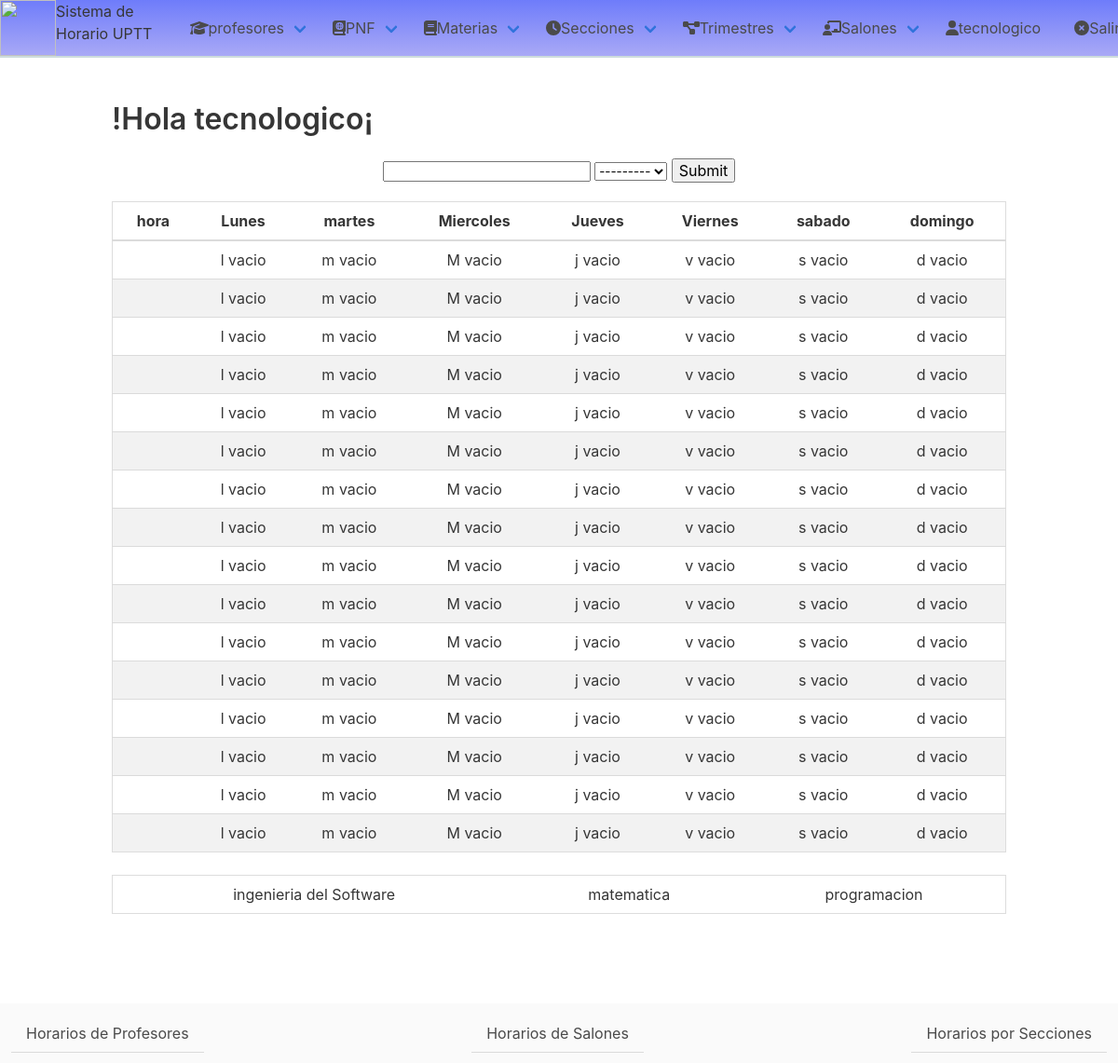
Screenshot of /horario-nuevo/2 (signed in) with the database file from the repository.
### horario/models.py (models this page shows, shortened)
class Materias(models.Model):
    nombre = models.CharField('Nombre de Materia', max_length=50)
    codigo = models.CharField('Codigo de Materia', max_length=10)
    unidadesC = models.PositiveIntegerField('Unidades Curriculares')
    class Meta:
        ordering = ["nombre"]
        verbose_name_plural = "Materias"

### horario/views.py (the view)
# urls.py: path('horario-nuevo/<int:id>', views.CrearHorario, name='horario nuevo'),
@login_required
def CrearHorario(request, id):
    trimestre = Trimestre.objects.filter(id=id)
    if request.method == "POST":
        form = HorarioForm(request.POST)
        if form.is_valid():
            form.save()
    else:
        form = HorarioForm()
    return render(request, 'horario/horarios_form.html', context={'form': form, 'trimestre': trimestre})

### horario/form.py
class HorarioForm(forms.ModelForm):
    class Meta:
        model = Horarios
        fields = ('codigo', 'seccion', 'posicion')

### horario/models.py (called while the page is built)
    def __str__(self):  # __unicode__ en Python 3
        return self.codigo

### templates/horario/horarios_form.html (shortened to what this page needs)
{% extends 'base_home.html' %}
{% block content %}
<div>
    <form class="field has-text-centered" method="post" >{% csrf_token %}
        <span>{{ form.codigo }}</span>
        <span>{{ form.seccion }}</span>
        <input class="control" type="submit">
    </form>
</div>
<table class="table">
    <thead>
    <th>
        hora
    </th>
    <th>
        Lunes
    </th>
    <th>
        martes
    </th>
    <th>
        Miercoles
    </th>
    <th>
        Jueves
    </th>
    <th>
        Viernes
    </th>
    <th>
        sabado
    </th>
    <th>
        domingo
    </th>
    </thead>
    <tbody>
    {% for i in "abcdefghijklmnop"%}
    <tr>
    <td class="hora">
    </td>
    {% for foo in "lmMjvsd" %}
    <td class="objetivo" id={{ foo }} name={{ i }}> {{ foo }} vacio </td>
    {% endfor %}
    </tr>
    {% endfor %}
    </tbody>
</table>
<div class="mt-3 mb-5">
<table class="table">
{% for T in trimestre %}
    {% for materia in T.materias.all %}
    <td class="horas" id={{ materia.codigo }}>{{ materia.nombre }}</td>
    {% endfor %}
{% endfor %}
</table>
</div>
{% endblock %}

### templates/base_home.html (shortened to what this page needs)
<!DOCTYPE html>
<html lang="es" >
<head>
    {% load static %}
    <link rel="stylesheet" href="{% static 'horario/css/styles.css' %}">
    <link rel="stylesheet" href="{% static 'horario/css/bulma.css' %}">
</head>
<body>
<header class="head">
    <div class="titulo navbar-brand">
        <a href="/" >
            <img class="upttlogo image" src="{% static 'horario/images/uptt.png' %}" width="60px" height="60px">
            <h3 class="is-4 is-vertical">Sistema de Horario UPTT</h3>
        </a>
    </div>
    <div class="navbar-menu has-text-centered ">
        <div class="navbar-item has-dropdown is-hoverable ">
            <a  href="{% url 'profesores' %}"  class="navbar-link"><i class="fas fa-graduation-cap"></i>profesores</a>
        </div>
        <div class="navbar-item has-dropdown is-hoverable">
            <a href="{% url 'pnf' %}" class="navbar-link"><i class="fa fa-atlas"></i>PNF</a>
        </div>
        <div class="navbar-item has-dropdown is-hoverable">
            <a href="{% url 'materia' %}" class="navbar-link"><i class="fa fa-book"></i>Materias </a>
        </div>
        <div class="navbar-item has-dropdown is-hoverable">
            <a href="{% url 'lista de secciones' %}" class="navbar-link"><i class="fa fa-clock"></i>Secciones</a>
        </div>
        <div class="navbar-item has-dropdown is-hoverable">
            <a href="{% url 'trimestres' %}" class="navbar-link"><i class="fa fa-project-diagram"></i>Trimestres</a>
        </div>
        <div class="navbar-item has-dropdown is-hoverable">
            <a href="{% url 'home' %}" class="navbar-link"><i class="fa fa-chalkboard-teacher"></i>Salones</a>
        </div>
        <div class="navbar-end">
            <div class="navbar-item is-hoverable is-right">
                {% if user.is_authenticated %}
                   <h4 class="mr-3"><i class="fa fa-user"></i>{{ user.username }}</h4><a href="{% url "salir" %}" class="navbar-link is-arrowless"><i class="fa fa-times-circle"></i>Salir</a>
                {% endif %}
            </div>
        </div>
    </div>
</header>
<section class="section">
    <div class="container">
        <h1 class="title">!Hola {{ user.username }}¡</h1>
        {% block content %}{% endblock %}
    </div>
</section>
<footer class="footer tabs ">
    <div class="is-tab">
        <a class="navbar-item" href="{% url 'horario de profesores' %}">Horarios de Profesores</a>
    </div>
    <div class="is-tab">
        <a class="navbar-item" href="{% url 'horario de salones' %}">Horarios de Salones</a>
    </div>
    <div class="is-tab">
        <a class="navbar-item" href="{% url 'horario de secciones' %}">Horarios por Secciones</a>
    </div>
</footer>
</body>
</html>

### static/horario/css/styles.css (style rules this page uses)
body { padding: 0; margin: 0; }
tr:nth-child(even) { background-color: #f2f2f2 }
th, td { text-align: center !important; padding: 16px; }
table { border-collapse: collapse; border-spacing: 0; width: 100%; border: 1px solid #ddd; margin-top: 20px; }
thead { background-color: dodgerblue; }
.upttlogo { width:60px; height:60px; float: left; }
.head { display: inline-flex; width: 100%; border: 0 solid #cddcdc; border-bottom-width: 2px; background: #f2f2f2 linear-gradient(to bottom, rgba(42, 63, 255, 0.66), rgba(0, 0, 255, 0.3)); top:0; }
.footer { bottom: 0; width: 100%; position: relative; padding: 1% !important; }
.mr-3 { margin-right: 1.5rem; }
.mt-3 { margin-top: 1.5rem; }
.mb-5 { margin-bottom: 3rem; }

### rows the page displays
Materias: nombre "ingenieria del Software"
Materias: nombre "matematica"
Materias: nombre "programacion"

### other values shown
{{ user.username }} "tecnologico"
{{ foo }} "l" "m" "M" "j" "v" "s" "d" "l" "m" "M" "j" "v" "s" "d" "l" "m" "M" "j" "v" "s" "d" "l" "m" "M" "j" "v" "s" "d" "l" "m" "M" "j" "v" "s" "d" "l" "m" "M" "j" "v" "s" "d" "l" "m" "M" "j" "v" "s" "d" "l" "m" "M" "j" "v" "s" "d" "l" "m" "M" "j" "v" "s" "d" "l" "m" "M" "j" "v" "s" "d" "l" "m" "M" "j" "v" "s" "d" "l" "m" "M" "j" "v" "s" "d" "l" "m" "M" "j" "v" "s" "d" "l" "m" "M" "j" "v" "s" "d" "l" "m" "M" "j" "v" "s" "d" "l" "m" "M" "j" "v" "s" "d"
